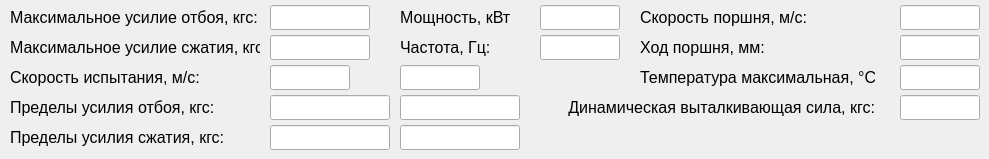
       <widget class="QWidget" name="base_page">
        <widget class="QLabel" name="lbl_21">
         <property name="geometry">
          <rect>
           <x>10</x>
           <y>5</y>
           <width>250</width>
           <height>25</height>
          </rect>
         </property>
         <property name="minimumSize">
          <size>
           <width>0</width>
           <height>25</height>
          </size>
         </property>
         <property name="maximumSize">
          <size>
           <width>16777215</width>
           <height>25</height>
          </size>
         </property>
         <property name="font">
          <font>
           <family>Arial</family>
           <pointsize>12</pointsize>
          </font>
         </property>
         <property name="text">
          <string>Максимальное усилие отбоя, кгс:</string>
         </property>
        </widget>
        <widget class="QLabel" name="lbl_26">
         <property name="geometry">
          <rect>
           <x>10</x>
           <y>35</y>
           <width>250</width>
           <height>25</height>
          </rect>
         </property>
         <property name="minimumSize">
          <size>
           <width>0</width>
           <height>25</height>
          </size>
         </property>
         <property name="maximumSize">
          <size>
           <width>16777215</width>
           <height>25</height>
          </size>
         </property>
         <property name="font">
          <font>
           <family>Arial</family>
           <pointsize>12</pointsize>
          </font>
         </property>
         <property name="text">
          <string>Максимальное усилие сжатия, кгс:</string>
         </property>
        </widget>
        <widget class="QLabel" name="lbl_25">
         <property name="geometry">
          <rect>
           <x>10</x>
           <y>65</y>
           <width>211</width>
           <height>25</height>
          </rect>
         </property>
         <property name="minimumSize">
          <size>
           <width>0</width>
           <height>25</height>
          </size>
         </property>
         <property name="maximumSize">
          <size>
           <width>16777215</width>
           <height>25</height>
          </size>
         </property>
         <property name="font">
          <font>
           <family>Arial</family>
           <pointsize>12</pointsize>
          </font>
         </property>
         <property name="text">
          <string>Скорость испытания, м/с:</string>
         </property>
        </widget>
        <widget class="QLabel" name="lbl_20">
         <property name="geometry">
          <rect>
           <x>10</x>
           <y>95</y>
           <width>208</width>
           <height>25</height>
          </rect>
         </property>
         <property name="minimumSize">
          <size>
           <width>0</width>
           <height>25</height>
          </size>
         </property>
         <property name="maximumSize">
          <size>
           <width>16777215</width>
           <height>25</height>
          </size>
         </property>
         <property name="font">
          <font>
           <family>Arial</family>
           <pointsize>12</pointsize>
          </font>
         </property>
         <property name="text">
          <string>Пределы усилия отбоя, кгс:</string>
         </property>
        </widget>
        <widget class="QLabel" name="lbl_17">
         <property name="geometry">
          <rect>
           <x>10</x>
           <y>125</y>
           <width>216</width>
           <height>25</height>
          </rect>
         </property>
         <property name="minimumSize">
          <size>
           <width>0</width>
           <height>25</height>
          </size>
         </property>
         <property name="maximumSize">
          <size>
           <width>16777215</width>
           <height>25</height>
          </size>
         </property>
         <property name="font">
          <font>
           <family>Arial</family>
           <pointsize>12</pointsize>
          </font>
         </property>
         <property name="text">
          <string>Пределы усилия сжатия, кгс:</string>
         </property>
        </widget>
        <widget class="QLineEdit" name="recoil_base_le">
         <property name="geometry">
          <rect>
           <x>270</x>
           <y>5</y>
           <width>100</width>
           <height>25</height>
          </rect>
         </property>
         <property name="minimumSize">
          <size>
           <width>100</width>
           <height>25</height>
          </size>
         </property>
         <property name="maximumSize">
          <size>
           <width>100</width>
           <height>25</height>
          </size>
         </property>
         <property name="font">
          <font>
           <family>Arial</family>
           <pointsize>14</pointsize>
          </font>
         </property>
         <property name="text">
          <string/>
         </property>
         <property name="alignment">
          <set>Qt::AlignCenter</set>
         </property>
         <property name="readOnly">
          <bool>true</bool>
         </property>
        </widget>
        <widget class="QLineEdit" name="comp_base_le">
         <property name="geometry">
          <rect>
           <x>270</x>
           <y>35</y>
           <width>100</width>
           <height>25</height>
          </rect>
         </property>
         <property name="minimumSize">
          <size>
           <width>100</width>
           <height>25</height>
          </size>
         </property>
         <property name="maximumSize">
          <size>
           <width>100</width>
           <height>25</height>
          </size>
         </property>
         <property name="font">
          <font>
           <family>Arial</family>
           <pointsize>14</pointsize>
          </font>
         </property>
         <property name="text">
          <string/>
         </property>
         <property name="alignment">
          <set>Qt::AlignCenter</set>
         </property>
         <property name="readOnly">
          <bool>true</bool>
         </property>
        </widget>
        <widget class="QLineEdit" name="speed_set_1_base_le">
         <property name="geometry">
          <rect>
           <x>270</x>
           <y>65</y>
           <width>80</width>
           <height>25</height>
          </rect>
         </property>
         <property name="minimumSize">
          <size>
           <width>80</width>
           <height>25</height>
          </size>
         </property>
         <property name="maximumSize">
          <size>
           <width>80</width>
           <height>25</height>
          </size>
         </property>
         <property name="font">
          <font>
           <family>Arial</family>
           <pointsize>14</pointsize>
          </font>
         </property>
         <property name="text">
          <string/>
         </property>
         <property name="alignment">
          <set>Qt::AlignCenter</set>
         </property>
         <property name="readOnly">
          <bool>true</bool>
         </property>
        </widget>
        <widget class="QLineEdit" name="limit_recoil_1_base_le">
         <property name="geometry">
          <rect>
           <x>270</x>
           <y>95</y>
           <width>120</width>
           <height>25</height>
          </rect>
         </property>
         <property name="minimumSize">
          <size>
           <width>120</width>
           <height>25</height>
          </size>
         </property>
         <property name="maximumSize">
          <size>
           <width>120</width>
           <height>25</height>
          </size>
         </property>
         <property name="font">
          <font>
           <family>Arial</family>
           <pointsize>14</pointsize>
          </font>
         </property>
         <property name="text">
          <string/>
         </property>
         <property name="alignment">
          <set>Qt::AlignCenter</set>
         </property>
         <property name="readOnly">
          <bool>true</bool>
         </property>
        </widget>
        <widget class="QLineEdit" name="limit_comp_1_base_le">
         <property name="geometry">
          <rect>
           <x>270</x>
           <y>125</y>
           <width>120</width>
           <height>25</height>
          </rect>
         </property>
         <property name="minimumSize">
          <size>
           <width>120</width>
           <height>25</height>
          </size>
         </property>
         <property name="maximumSize">
          <size>
           <width>120</width>
           <height>25</height>
          </size>
         </property>
         <property name="font">
          <font>
           <family>Arial</family>
           <pointsize>14</pointsize>
          </font>
         </property>
         <property name="text">
          <string/>
         </property>
         <property name="alignment">
          <set>Qt::AlignCenter</set>
         </property>
         <property name="readOnly">
          <bool>true</bool>
         </property>
        </widget>
        <widget class="QLabel" name="power_lbl">
         <property name="geometry">
          <rect>
           <x>400</x>
           <y>5</y>
           <width>110</width>
           <height>25</height>
          </rect>
         </property>
         <property name="minimumSize">
          <size>
           <width>0</width>
           <height>25</height>
          </size>
         </property>
         <property name="maximumSize">
          <size>
           <width>16777215</width>
           <height>25</height>
          </size>
         </property>
         <property name="font">
          <font>
           <family>Arial</family>
           <pointsize>12</pointsize>
          </font>
         </property>
         <property name="text">
          <string>Мощность, кВт:</string>
         </property>
        </widget>
        <widget class="QLabel" name="power_lbl_2">
         <property name="geometry">
          <rect>
           <x>400</x>
           <y>35</y>
           <width>110</width>
           <height>25</height>
          </rect>
         </property>
         <property name="minimumSize">
          <size>
           <width>0</width>
           <height>25</height>
          </size>
         </property>
         <property name="maximumSize">
          <size>
           <width>16777215</width>
           <height>25</height>
          </size>
         </property>
         <property name="font">
          <font>
           <family>Arial</family>
           <pointsize>12</pointsize>
          </font>
         </property>
         <property name="text">
          <string>Частота, Гц:</string>
         </property>
        </widget>
        <widget class="QLineEdit" name="speed_set_2_base_le">
         <property name="geometry">
          <rect>
           <x>400</x>
           <y>65</y>
           <width>80</width>
           <height>25</height>
          </rect>
         </property>
         <property name="minimumSize">
          <size>
           <width>80</width>
           <height>25</height>
          </size>
         </property>
         <property name="maximumSize">
          <size>
           <width>80</width>
           <height>25</height>
          </size>
         </property>
         <property name="font">
          <font>
           <family>Arial</family>
           <pointsize>14</pointsize>
          </font>
         </property>
         <property name="text">
          <string/>
         </property>
         <property name="alignment">
          <set>Qt::AlignCenter</set>
         </property>
         <property name="readOnly">
          <bool>true</bool>
         </property>
        </widget>
        <widget class="QLineEdit" name="limit_recoil_2_base_le">
         <property name="geometry">
          <rect>
           <x>400</x>
           <y>95</y>
           <width>120</width>
           <height>25</height>
          </rect>
         </property>
         <property name="minimumSize">
          <size>
           <width>120</width>
           <height>25</height>
          </size>
         </property>
         <property name="maximumSize">
          <size>
           <width>120</width>
           <height>25</height>
          </size>
         </property>
         <property name="font">
          <font>
           <family>Arial</family>
           <pointsize>14</pointsize>
          </font>
         </property>
         <property name="text">
          <string/>
         </property>
         <property name="alignment">
          <set>Qt::AlignCenter</set>
         </property>
         <property name="readOnly">
          <bool>true</bool>
         </property>
        </widget>
        <widget class="QLineEdit" name="limit_comp_2_base_le">
         <property name="geometry">
          <rect>
           <x>400</x>
           <y>125</y>
           <width>120</width>
           <height>25</height>
          </rect>
         </property>
         <property name="minimumSize">
          <size>
           <width>120</width>
           <height>25</height>
          </size>
         </property>
         <property name="maximumSize">
          <size>
           <width>120</width>
           <height>25</height>
          </size>
         </property>
         <property name="font">
          <font>
           <family>Arial</family>
           <pointsize>14</pointsize>
          </font>
         </property>
         <property name="text">
          <string/>
         </property>
         <property name="alignment">
          <set>Qt::AlignCenter</set>
         </property>
         <property name="readOnly">
          <bool>true</bool>
         </property>
        </widget>
        <widget class="QLineEdit" name="power_base_le">
         <property name="geometry">
          <rect>
           <x>540</x>
           <y>5</y>
           <width>80</width>
           <height>25</height>
          </rect>
         </property>
         <property name="minimumSize">
          <size>
           <width>80</width>
           <height>25</height>
          </size>
         </property>
         <property name="maximumSize">
          <size>
           <width>80</width>
           <height>25</height>
          </size>
         </property>
         <property name="font">
          <font>
           <family>Arial</family>
           <pointsize>14</pointsize>
          </font>
         </property>
         <property name="text">
          <string/>
         </property>
         <property name="alignment">
          <set>Qt::AlignCenter</set>
         </property>
         <property name="readOnly">
          <bool>true</bool>
         </property>
        </widget>
        <widget class="QLineEdit" name="freq_base_le">
         <property name="geometry">
          <rect>
           <x>540</x>
           <y>35</y>
           <width>80</width>
           <height>25</height>
          </rect>
         </property>
         <property name="minimumSize">
          <size>
           <width>80</width>
           <height>25</height>
          </size>
         </property>
         <property name="maximumSize">
          <size>
           <width>80</width>
           <height>25</height>
          </size>
         </property>
         <property name="font">
          <font>
           <family>Arial</family>
           <pointsize>14</pointsize>
          </font>
         </property>
         <property name="text">
          <string/>
         </property>
         <property name="alignment">
          <set>Qt::AlignCenter</set>
         </property>
         <property name="readOnly">
          <bool>true</bool>
         </property>
        </widget>
        <widget class="QLabel" name="lbl_22">
         <property name="geometry">
          <rect>
           <x>640</x>
           <y>5</y>
           <width>211</width>
           <height>25</height>
          </rect>
         </property>
         <property name="minimumSize">
          <size>
           <width>0</width>
           <height>25</height>
          </size>
         </property>
         <property name="maximumSize">
          <size>
           <width>16777215</width>
           <height>25</height>
          </size>
         </property>
         <property name="font">
          <font>
           <family>Arial</family>
           <pointsize>12</pointsize>
          </font>
         </property>
         <property name="text">
          <string>Скорость поршня, м/с:</string>
         </property>
        </widget>
        <widget class="QLabel" name="lbl_24">
         <property name="geometry">
          <rect>
           <x>640</x>
           <y>35</y>
           <width>186</width>
           <height>25</height>
          </rect>
         </property>
         <property name="minimumSize">
          <size>
           <width>0</width>
           <height>25</height>
          </size>
         </property>
         <property name="maximumSize">
          <size>
           <width>16777215</width>
           <height>25</height>
          </size>
         </property>
         <property name="font">
          <font>
           <family>Arial</family>
           <pointsize>12</pointsize>
          </font>
         </property>
         <property name="text">
          <string>Ход поршня, мм:</string>
         </property>
        </widget>
        <widget class="QLabel" name="lbl_15">
         <property name="geometry">
          <rect>
           <x>640</x>
           <y>65</y>
           <width>235</width>
           <height>25</height>
          </rect>
         </property>
         <property name="minimumSize">
          <size>
           <width>0</width>
           <height>25</height>
          </size>
         </property>
         <property name="maximumSize">
          <size>
           <width>16777215</width>
           <height>25</height>
          </size>
         </property>
         <property name="font">
          <font>
           <family>Arial</family>
           <pointsize>12</pointsize>
          </font>
         </property>
         <property name="text">
          <string>Температура максимальная, °С:</string>
         </property>
        </widget>
        <widget class="QLabel" name="lbl_base_push_force">
         <property name="geometry">
          <rect>
           <x>525</x>
           <y>95</y>
           <width>350</width>
           <height>25</height>
          </rect>
         </property>
         <property name="minimumSize">
          <size>
           <width>0</width>
           <height>25</height>
          </size>
         </property>
         <property name="maximumSize">
          <size>
           <width>16777215</width>
           <height>25</height>
          </size>
         </property>
         <property name="font">
          <font>
           <family>Arial</family>
           <pointsize>12</pointsize>
           <weight>50</weight>
           <bold>false</bold>
          </font>
         </property>
         <property name="text">
          <string>Динамическая выталкивающая сила, кгс:</string>
         </property>
         <property name="textFormat">
          <enum>Qt::AutoText</enum>
         </property>
         <property name="alignment">
          <set>Qt::AlignRight|Qt::AlignTrailing|Qt::AlignVCenter</set>
         </property>
        </widget>
        <widget class="QLineEdit" name="speed_base_le">
         <property name="geometry">
          <rect>
           <x>900</x>
           <y>5</y>
           <width>80</width>
           <height>25</height>
          </rect>
         </property>
         <property name="minimumSize">
          <size>
           <width>80</width>
           <height>25</height>
          </size>
         </property>
         <property name="maximumSize">
          <size>
           <width>80</width>
           <height>25</height>
          </size>
         </property>
         <property name="font">
          <font>
           <family>Arial</family>
           <pointsize>14</pointsize>
          </font>
         </property>
         <property name="text">
          <string/>
         </property>
         <property name="alignment">
          <set>Qt::AlignCenter</set>
         </property>
         <property name="readOnly">
          <bool>true</bool>
         </property>
        </widget>
        <widget class="QLineEdit" name="hod_base_le">
         <property name="geometry">
          <rect>
           <x>900</x>
           <y>35</y>
           <width>80</width>
           <height>25</height>
          </rect>
         </property>
         <property name="minimumSize">
          <size>
           <width>80</width>
           <height>25</height>
          </size>
         </property>
         <property name="maximumSize">
          <size>
           <width>80</width>
           <height>25</height>
          </size>
         </property>
         <property name="font">
          <font>
           <family>Arial</family>
           <pointsize>14</pointsize>
          </font>
         </property>
         <property name="text">
          <string/>
         </property>
         <property name="alignment">
          <set>Qt::AlignCenter</set>
         </property>
         <property name="readOnly">
          <bool>true</bool>
         </property>
        </widget>
        <widget class="QLineEdit" name="max_temp_base_le">
         <property name="geometry">
          <rect>
           <x>900</x>
           <y>65</y>
           <width>80</width>
           <height>25</height>
          </rect>
         </property>
         <property name="minimumSize">
          <size>
           <width>80</width>
           <height>25</height>
          </size>
         </property>
         <property name="maximumSize">
          <size>
           <width>80</width>
           <height>25</height>
          </size>
         </property>
         <property name="font">
          <font>
           <family>Arial</family>
           <pointsize>14</pointsize>
          </font>
         </property>
         <property name="alignment">
          <set>Qt::AlignCenter</set>
         </property>
         <property name="readOnly">
          <bool>true</bool>
         </property>
        </widget>
        <widget class="QLineEdit" name="push_force_base_le">
         <property name="geometry">
          <rect>
           <x>900</x>
           <y>95</y>
           <width>80</width>
           <height>25</height>
          </rect>
         </property>
         <property name="minimumSize">
          <size>
           <width>80</width>
           <height>25</height>
          </size>
         </property>
         <property name="maximumSize">
          <size>
           <width>80</width>
           <height>25</height>
          </size>
         </property>
         <property name="font">
          <font>
           <family>Arial</family>
           <pointsize>14</pointsize>
          </font>
         </property>
         <property name="alignment">
          <set>Qt::AlignCenter</set>
         </property>
         <property name="readOnly">
          <bool>true</bool>
         </property>
        </widget>
       </widget>
